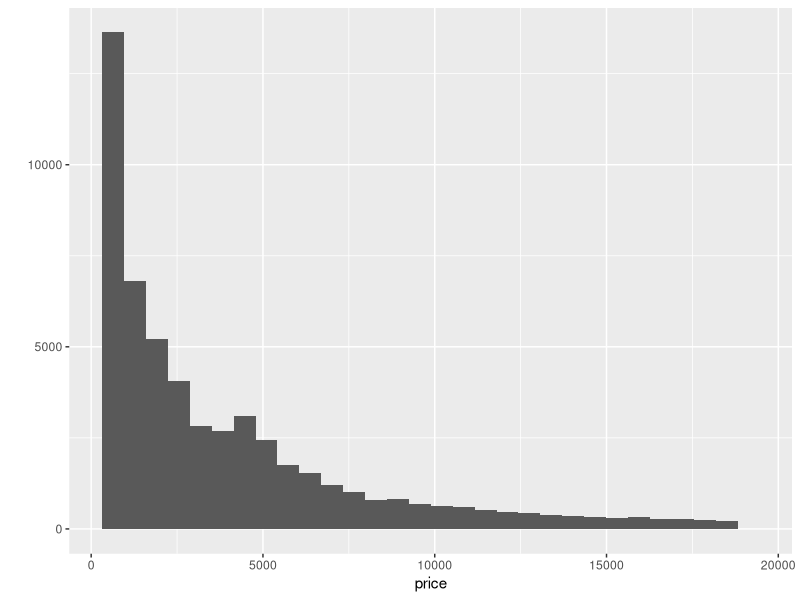
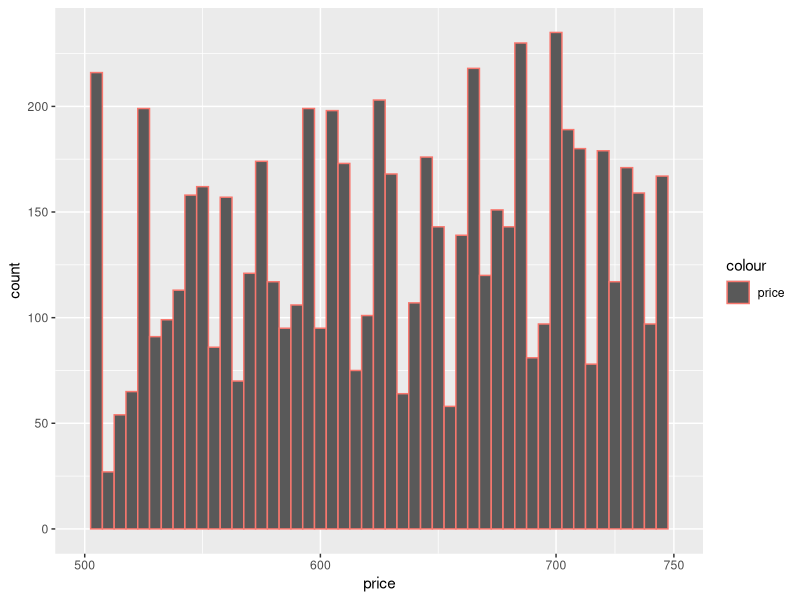

Source code (R) for these figures, in order:
library(ggplot2)
head(diamonds)

str(diamonds)

#get summary of price
summary(diamonds$price)

#plot price data 
qplot(price, data=diamonds)
mean(diamonds$price)

##############################
######Answer to P3
# The shape of the price is long tailed and skewed on one side.
# The number of diamonds are  decreasing with increasing in price. 
# The mean diamond price is 3933$ and the median price is 2401$  
##############################

##############################
######Answer to Q4
#Diamonds less than $500
nrow(subset(diamonds,price<500))

#Diamonds less than $250
nrow(subset(diamonds,price<250))

#Diamonds less than $15000
nrow(subset(diamonds,price>=15000))
##############################

#Explore the peak price point
plot <- ggplot(data = diamonds, aes(x=price, color="price")) +
  geom_histogram(binwidth=5) +
  scale_x_continuous(limits = c(500,750), breaks =c(500,600,700,750))
ggsave(plot,filename = 'PS3.png')
